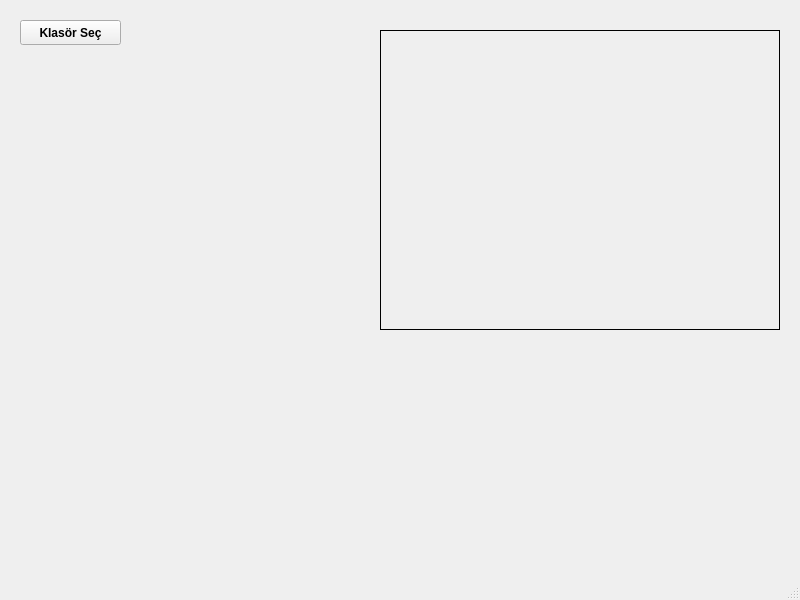
<?xml version="1.0" encoding="UTF-8"?>
<ui version="4.0">
 <class>MainWindow</class>
 <widget class="QMainWindow" name="MainWindow">
  <property name="geometry">
   <rect>
    <x>0</x>
    <y>0</y>
    <width>800</width>
    <height>600</height>
   </rect>
  </property>
  <property name="windowTitle">
   <string>MainWindow</string>
  </property>
  <widget class="QWidget" name="centralwidget">
   <widget class="QLabel" name="labelPicture">
    <property name="geometry">
     <rect>
      <x>380</x>
      <y>30</y>
      <width>400</width>
      <height>300</height>
     </rect>
    </property>
    <property name="frameShape">
     <enum>QFrame::Box</enum>
    </property>
    <property name="text">
     <string/>
    </property>
    <property name="scaledContents">
     <bool>true</bool>
    </property>
   </widget>
   <widget class="QPushButton" name="loadButton">
    <property name="geometry">
     <rect>
      <x>20</x>
      <y>20</y>
      <width>101</width>
      <height>25</height>
     </rect>
    </property>
    <property name="font">
     <font>
      <weight>75</weight>
      <bold>true</bold>
     </font>
    </property>
    <property name="text">
     <string>Klasör Seç</string>
    </property>
   </widget>
  </widget>
  <widget class="QMenuBar" name="menubar">
   <property name="geometry">
    <rect>
     <x>0</x>
     <y>0</y>
     <width>800</width>
     <height>26</height>
    </rect>
   </property>
  </widget>
  <widget class="QStatusBar" name="statusbar"/>
 </widget>
 <resources/>
 <connections/>
</ui>
